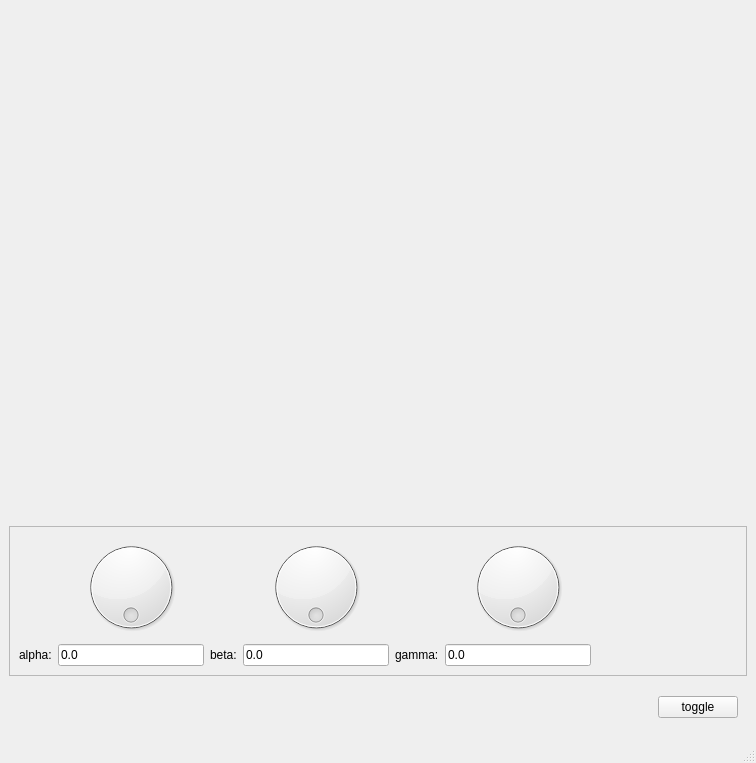
<?xml version="1.0" encoding="UTF-8"?>
<ui version="4.0">
 <class>MainWindow</class>
 <widget class="QMainWindow" name="MainWindow">
  <property name="geometry">
   <rect>
    <x>0</x>
    <y>0</y>
    <width>756</width>
    <height>763</height>
   </rect>
  </property>
  <property name="windowTitle">
   <string>MainWindow</string>
  </property>
  <widget class="QWidget" name="_central_widget">
   <layout class="QVBoxLayout" name="verticalLayout">
    <item>
     <widget class="QVTKOpenGLNativeWidget" name="_vtk_widget" native="true"/>
    </item>
    <item>
     <widget class="QFrame" name="_frame_02">
      <property name="maximumSize">
       <size>
        <width>16777215</width>
        <height>150</height>
       </size>
      </property>
      <property name="frameShape">
       <enum>QFrame::Shape::StyledPanel</enum>
      </property>
      <property name="frameShadow">
       <enum>QFrame::Shadow::Raised</enum>
      </property>
      <layout class="QGridLayout" name="gridLayout">
       <item row="1" column="3">
        <widget class="QLineEdit" name="_txt_beta">
         <property name="text">
          <string>0.0</string>
         </property>
        </widget>
       </item>
       <item row="1" column="4">
        <widget class="QLabel" name="_lbl_gamma">
         <property name="text">
          <string>gamma:</string>
         </property>
        </widget>
       </item>
       <item row="1" column="1">
        <widget class="QLineEdit" name="_txt_alpha">
         <property name="text">
          <string>0.0</string>
         </property>
         <property name="frame">
          <bool>true</bool>
         </property>
         <property name="readOnly">
          <bool>false</bool>
         </property>
        </widget>
       </item>
       <item row="1" column="2">
        <widget class="QLabel" name="_lbl_beta">
         <property name="text">
          <string>beta:</string>
         </property>
        </widget>
       </item>
       <item row="1" column="0">
        <widget class="QLabel" name="_lbl_alpha">
         <property name="text">
          <string>alpha:</string>
         </property>
        </widget>
       </item>
       <item row="1" column="5">
        <widget class="QLineEdit" name="_txt_gamma">
         <property name="text">
          <string>0.0</string>
         </property>
        </widget>
       </item>
       <item row="0" column="1">
        <widget class="QDial" name="_dial_alpha">
         <property name="maximumSize">
          <size>
           <width>16777215</width>
           <height>16777215</height>
          </size>
         </property>
         <property name="maximum">
          <number>720</number>
         </property>
         <property name="wrapping">
          <bool>true</bool>
         </property>
        </widget>
       </item>
       <item row="0" column="3">
        <widget class="QDial" name="_dial_beta">
         <property name="maximum">
          <number>720</number>
         </property>
         <property name="wrapping">
          <bool>true</bool>
         </property>
        </widget>
       </item>
       <item row="0" column="5">
        <widget class="QDial" name="_dial_gamma">
         <property name="maximum">
          <number>720</number>
         </property>
         <property name="wrapping">
          <bool>true</bool>
         </property>
        </widget>
       </item>
       <item row="1" column="6">
        <spacer name="_spacer_02">
         <property name="orientation">
          <enum>Qt::Orientation::Horizontal</enum>
         </property>
         <property name="sizeHint" stdset="0">
          <size>
           <width>40</width>
           <height>20</height>
          </size>
         </property>
        </spacer>
       </item>
      </layout>
     </widget>
    </item>
    <item>
     <widget class="QFrame" name="_frame_01">
      <property name="maximumSize">
       <size>
        <width>16777215</width>
        <height>50</height>
       </size>
      </property>
      <property name="frameShape">
       <enum>QFrame::Shape::NoFrame</enum>
      </property>
      <property name="frameShadow">
       <enum>QFrame::Shadow::Plain</enum>
      </property>
      <layout class="QHBoxLayout" name="horizontalLayout">
       <item>
        <spacer name="_spacer_01">
         <property name="orientation">
          <enum>Qt::Orientation::Horizontal</enum>
         </property>
         <property name="sizeHint" stdset="0">
          <size>
           <width>40</width>
           <height>20</height>
          </size>
         </property>
        </spacer>
       </item>
       <item>
        <widget class="QPushButton" name="_btn_toggle">
         <property name="text">
          <string>toggle</string>
         </property>
        </widget>
       </item>
      </layout>
     </widget>
    </item>
   </layout>
  </widget>
  <widget class="QMenuBar" name="_menu_bar">
   <property name="geometry">
    <rect>
     <x>0</x>
     <y>0</y>
     <width>756</width>
     <height>24</height>
    </rect>
   </property>
  </widget>
  <widget class="QStatusBar" name="_status_bar">
   <property name="statusTip">
    <string/>
   </property>
  </widget>
 </widget>
 <customwidgets>
  <customwidget>
   <class>QVTKOpenGLNativeWidget</class>
   <extends>QWidget</extends>
   <header>QVTKOpenGLNativeWidget.h</header>
   <container>1</container>
  </customwidget>
 </customwidgets>
 <resources/>
 <connections/>
</ui>
